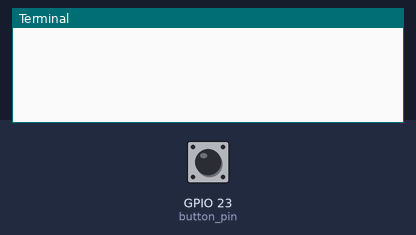
The program below on a simulated Raspberry Pi (BCM pin numbers). Shown: the last lines printed to the terminal. Inputs (shaded band) come from the test bench; at power-on: GPIO 23 (button_pin) HIGH.

Above: at 1.2 s.
1.3 s: GPIO 23 (button_pin) pulled LOW for 0.15 s
At 1.43 s:
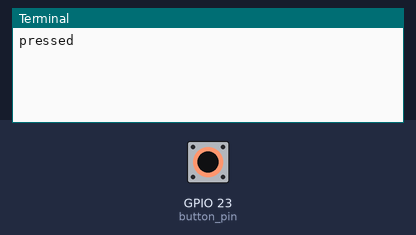
At 2.1 s:
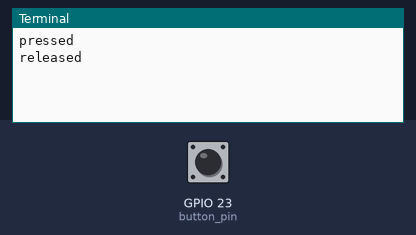

The program:

04_GPIO_Input_Events.py
```python
from gpiozero import DigitalInputDevice
from signal import pause

def button_pressed():
    print("pressed")

def button_released():
    print("released")

button_pin = DigitalInputDevice(23, pull_up=True)

button_pin.when_activated = button_pressed

button_pin.when_deactivated = button_released

pause()
```

Measured:
- after the input at 1.3 s, the terminal: prints a new line at once (image 1)
